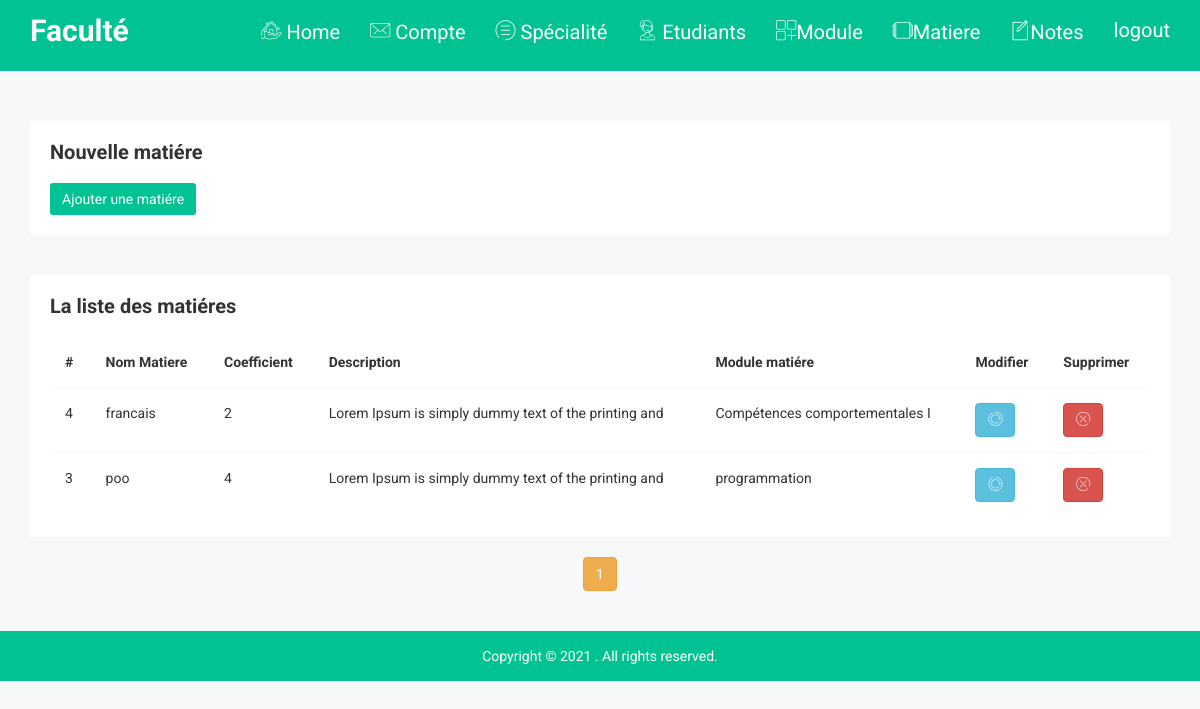
Screenshot of /matiers (signed in) with the database file from the repository.
### flaskgestion/models.py (models this page shows, shortened)
class Matiere(db.Model):
    id = db.Column(db.Integer, primary_key=True)
    nomMatiere = db.Column(db.String(100),unique=True ,nullable=False)
    coefficient = db.Column(db.Integer, nullable=False)
    description= db.Column(db.Text, nullable=False)
    module_id = db.Column(db.Integer, db.ForeignKey('module.id'), nullable=False)
    s1notes = db.relationship('S1Note', cascade="all,delete", backref='MatiéreS1Notes', lazy=True)
    s2notes = db.relationship('S2Note', cascade="all,delete", backref='MatiéreS2Notes', lazy=True)

class Module(db.Model):
    id = db.Column(db.Integer, primary_key=True)
    nomduModule = db.Column(db.String(100), unique=True, nullable=False)
    nomSemestre = db.Column(db.String(100), nullable=False)
    coefficientModule = db.Column(db.Integer, nullable=False)
    matieres = db.relationship('Matiere', cascade="all,delete", backref='ModuleMatiere', lazy=True)

### flaskgestion/routes.py (the view)
@app.route('/matiers',  methods=['GET', 'POST'])
@login_required
def matiers():
    form = MatiereForm()
    module = request.form.get("module")
    modules= Module.query.all()
    if  request.method == "POST" and form.validate_on_submit():
        matiere = Matiere(nomMatiere=form.nomMatiere.data, coefficient=form.coefficient.data, description=form.description.data, module_id=module)
        db.session.add(matiere)
        db.session.commit()
        flash(f'La matiére ajouter !', 'success')
        return redirect(url_for('matiers'))
    page = request.args.get('page', 1, type=int)
    matieres = Matiere.query.order_by(Matiere.id.desc()).paginate(page=page, per_page=5)
    return render_template('matiere.html', title='Ajouter Matiére', form=form, matieres=matieres, modules=modules )

### flaskgestion/models.py (called while the page is built)
@login_manager.user_loader
def load_user(user_id):
    return User.query.get(int(user_id))

### flaskgestion/templates/matiere.html (shortened to what this page needs)
{% extends "navbar.html" %}
{% block content %}
<div class="modals-area">
    <div class="container">
        {% if current_user.role =='admin' %}
        <div class="row">
            <div class="col-lg-12 col-md-12 col-sm-12 col-xs-12">
                <div class="modals-list mg-t-30">
                    <div class="modals-single">
                        <div class="modals-hd">
                            <h2>Nouvelle matiére</h2>
                        </div>
                        <div class="modals-default-cl">
                            <button type="button" class="btn btn-info" data-toggle="modal"
                                data-target="#myModalone">Ajouter une matiére</button>
                        </div>
                    </div>
                </div>
            </div>
        </div>
        {% endif%}
    </div>
</div>
<br><br>
<div class="normal-table-area">
    <div class="container">
        <div class="row">
            <div class="col-lg-12 col-md-12 col-sm-12 col-xs-12">
                <div class="normal-table-list">
                    <div class="basic-tb-hd">
                        <h2>La liste des matiéres</h2>
                    </div>
                    <div class="bsc-tbl">
                        <table class="table table-sc-ex">
                            <thead>
                                <tr>
                                    <th>#</th>
                                    <th>Nom Matiere</th>
                                    <th>Coefficient</th>
                                    <th>Description</th>
                                    <th>Module matiére</th>
                                    {% if current_user.role =='admin' %}
                                    <th>Modifier</th>
                                    <th>Supprimer</th>
                                    {% endif %}
                                </tr>
                            </thead>
                            <tbody>
                                {% for matiere in matieres.items %}
                                <tr>
                                    <td>{{ matiere.id}}</td>
                                    <td>{{matiere.nomMatiere}}</td>
                                    <td>{{matiere.coefficient}} </td>
                                    <td>{{matiere.description}}</td>
                                    <td>{{matiere.ModuleMatiere.nomduModule}}</td>
                                    {% if current_user.role =='admin' %}
                                    <td><a href="/updateMatiere/{{matiere.id}}" class="btn btn-info info-icon-notika"
                                            data-toggle="modal" data-target="#modaledit{{matiere.id}}"><i
                                                class="notika-icon notika-refresh"></i></a></td>
                                    <td>
                                        <form action="{{ url_for('deleteMatiere') }}" method="POST">
                                            <button type="submit" class="btn btn-danger danger-icon-notika"><i
                                                    class="notika-icon notika-close"></i></button>
                                        </form>
                                    </td>
                                    {% endif %}
                                </tr>
                                {% endfor %}
                            </tbody>
                        </table>
                    </div>
                </div>
            </div>
        </div>
        <br>
        <div>
            <ul class="wizard-nav-ac">
                {% for page_num in matieres.iter_pages(left_edge=1, right_edge=1, left_current=1, right_current=2) %}
                {% if page_num %}
                {% if matieres.page == page_num %}
                <a class="btn btn-warning mb-4" href="{{ url_for('matiers', page=page_num) }}">{{ page_num }}</a>
                {% else %}
                <a class="btn btn-outline-lightblue mb-4" href="{{ url_for('matiers', page=page_num) }}">{{ page_num
                    }}</a>
                {% endif %}
                {% else %}
                ...
                {% endif %}
                {% endfor %}
            </ul>
        </div>
    </div>
</div>
{% endblock content %}

### flaskgestion/static/css/main.css (style rules this page uses)
html { color: #222; font-size: 1em; line-height: 1.4; }

### rows the page displays
Matiere: id "4", nomMatiere "francais", coefficient "2", description "Lorem Ipsum is simply dummy text of the printing and", ModuleMatiere.nomduModule "Compétences comportementales I"
Matiere: id "3", nomMatiere "poo", coefficient "4", description "Lorem Ipsum is simply dummy text of the printing and", ModuleMatiere.nomduModule "programmation"

### other values shown
{{ page_num }} "1"
